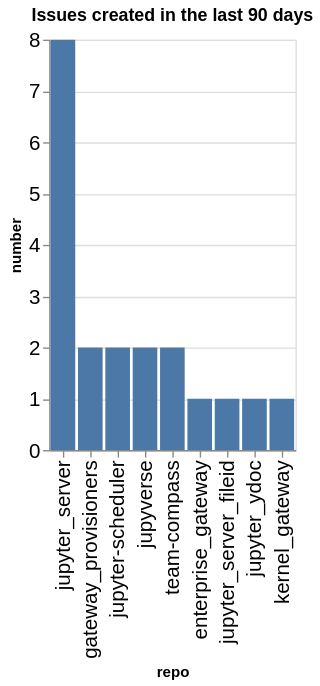

Notebook code cell kept with this figure:
### Code cell
created_counts = created.groupby(['org', 'repo']).count()['number'].reset_index()
created_counts['org/repo'] = created_counts.apply(lambda a: a['org'] + '/' + a['repo'], axis=1)
sorted_vals = created_counts.sort_values(['org', 'number'], ascending=False)['repo'].values
alt.Chart(data=created_counts, title=f"Issues created in the last {n_days} days").mark_bar().encode(
    x=alt.X('repo', sort=alt.Sort(sorted_vals.tolist())),
    y='number',
)

### Figure 1 — Vega-Lite specification as saved in the notebook (floating-point values rounded to 4 significant figures)
{"config": {"axisLeft": {"labelFontSize": 15}, "axisBottom": {"labelFontSize": 15}}, "data": {"name": "data-f46407ff45bc94f3b6cdfee5264eeeaa"}, "mark": {"type": "bar"}, "encoding": {"x": {"field": "repo", "sort": ["jupyter_server", "gateway_provisioners", "jupyter-scheduler", "jupyverse", "team-compass", "enterprise_gateway", "jupyter_server_fileid", "jupyter_ydoc", "kernel_gateway"], "type": "nominal"}, "y": {"field": "number", "type": "quantitative"}}, "title": "Issues created in the last 90 days", "$schema": "https://vega.github.io/schema/vega-lite/v5.20.1.json", "datasets": {"data-f46407ff45bc94f3b6cdfee5264eeeaa": [{"org": "jupyter-server", "repo": "enterprise_gateway", "number": 1, "org/repo": "jupyter-server/enterprise_gateway"}, {"org": "jupyter-server", "repo": "gateway_provisioners", "number": 2, "org/repo": "jupyter-server/gateway_provisioners"}, {"org": "jupyter-server", "repo": "jupyter-scheduler", "number": 2, "org/repo": "jupyter-server/jupyter-scheduler"}, {"org": "jupyter-server", "repo": "jupyter_server", "number": 8, "org/repo": "jupyter-server/jupyter_server"}, {"org": "jupyter-server", "repo": "jupyter_server_fileid", "number": 1, "org/repo": "jupyter-server/jupyter_server_fileid"}, {"org": "jupyter-server", "repo": "jupyter_ydoc", "number": 1, "org/repo": "jupyter-server/jupyter_ydoc"}, {"org": "jupyter-server", "repo": "jupyverse", "number": 2, "org/repo": "jupyter-server/jupyverse"}, {"org": "jupyter-server", "repo": "kernel_gateway", "number": 1, "org/repo": "jupyter-server/kernel_gateway"}, {"org": "jupyter-server", "repo": "team-compass", "number": 2, "org/repo": "jupyter-server/team-compass"}]}}
